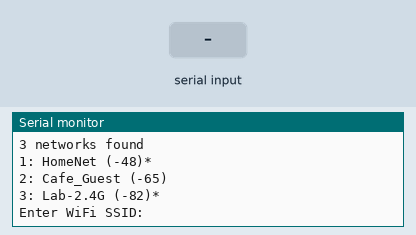
This sketch was run on a simulated ESP32. Shown: the last lines printed to the serial monitor. The test bench sets the inputs (shaded band). WiFi joins after 1.5 s; servers stay silent unless stated; a WiFi scan finds three made-up networks.

Above: at 2.8 s.
2.9 s: "1" received over Serial
At 4.6 s:
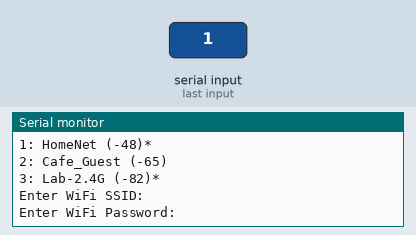
5.4 s: "0" received over Serial
At 7.7 s:
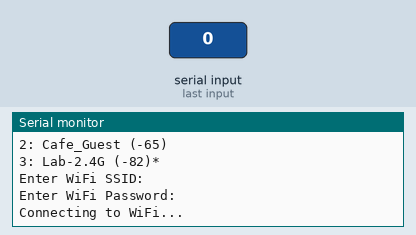

Measured:
- after the input at 2.9 s, the serial monitor: prints a new line after 1.0 s (image 1)
- after the input at 5.4 s, the serial monitor: prints a new line after 1.0 s (image 2)

The sketch:

ESP_connecting_to_wifi_repeater.ino
```cpp
#include "WiFi.h"
char ssid_bu[]="Sedo";
void serverinti();
void accesspoint();
void initwifi();
void scanWifi();
char ssid_buffer[50]="";       // To store user-provided SSID
char password_buffer[50]="";   // To store user-provided password
unsigned long previousMillis = 0;
unsigned long interval = 10000;
WiFiServer server(80); // using Server class to Set web server port number to 80

void setup() {
    Serial.begin(115200);
    scanWifi();
    initwifi();
    serverinti();

}

void loop() {
 unsigned long currentMillis = millis();
  // if WiFi is down, try reconnecting every CHECK_WIFI_TIME seconds
  if ((WiFi.status() != WL_CONNECTED) && (currentMillis - previousMillis >=interval)) {
    Serial.print(millis());
    Serial.println("Reconnecting to WiFi...");
    WiFi.disconnect();
    WiFi.reconnect();
    previousMillis = currentMillis;
  }


    }


//wifi intializtiom function
void initwifi(){
  WiFi.mode(WIFI_AP_STA);
    Serial.println("Enter WiFi SSID:");
  while (!Serial.available()) {
    // Wait for user input
  }
  String ssid = "";
  ssid = Serial.readString();  // Read user input as SSID
  ssid.trim();
  ssid.toCharArray(ssid_buffer, sizeof(ssid_buffer));  // Convert the string to a C-style character array
   ssid[sizeof(ssid) - 1] = '\0';
  //if (WiFi.psk() != ""){
  //}

  Serial.println("Enter WiFi Password:");
  while (!Serial.available()) {
    // Wait for user input
  }
   String password = "";
   password = Serial.readString();  // Read user input as SSID
  password.trim();
  password.toCharArray(password_buffer, sizeof(password_buffer));  // Convert the string to a C-style character array
  Serial.println("Connecting to WiFi..."); //null terminator

  /*Serial.print("ssid[] is");
  for (int i=0; i<20; i++){
  Serial.print(ssid_buffer[i]);
  }
  Serial.print("end");

  Serial.print("password[] is ");
  for (int i=0; i<20; i++){
  Serial.print(password_buffer[i]);
  }
  Serial.println("");*/
  WiFi.begin(ssid_buffer, password_buffer);
  delay(5000);
  Serial.println("Connecting to WiFi...");

  while (WiFi.status() != WL_CONNECTED) {
   delay(1000);
    Serial.println("Connecting...");
 }

  Serial.println("Connected to WiFi");
  Serial.print("IP Address: ");
  Serial.println(WiFi.localIP());

    delay(1000);
}
//wifi scan function

 void scanWifi(){
   int n = WiFi.scanNetworks();
    Serial.println("scan done");
  if (n == 0) {
      Serial.println("no networks found");
  } else {
    Serial.print(n);
    Serial.println(" networks found");
    for (int i = 0; i < n; ++i) {
      // Print SSID and RSSI for each network found
      Serial.print(i + 1);
      Serial.print(": ");
      Serial.print(WiFi.SSID(i));
      Serial.print(" (");
      Serial.print(WiFi.RSSI(i));
      Serial.print(")");
      Serial.println((WiFi.encryptionType(i) == WIFI_AUTH_OPEN)?" ":"*");
      delay(10);
       }
    }
}
void serverinti()
{

  Serial.print("Setting AP (Access Point)…");
  WiFi.softAP(ssid_bu,password_buffer ); // we remover the pass parameter to make the network free
  IPAddress IP = WiFi.softAPIP();
  Serial.print("AP IP address: ");
  Serial.println(IP);
  server.begin();
}
```
